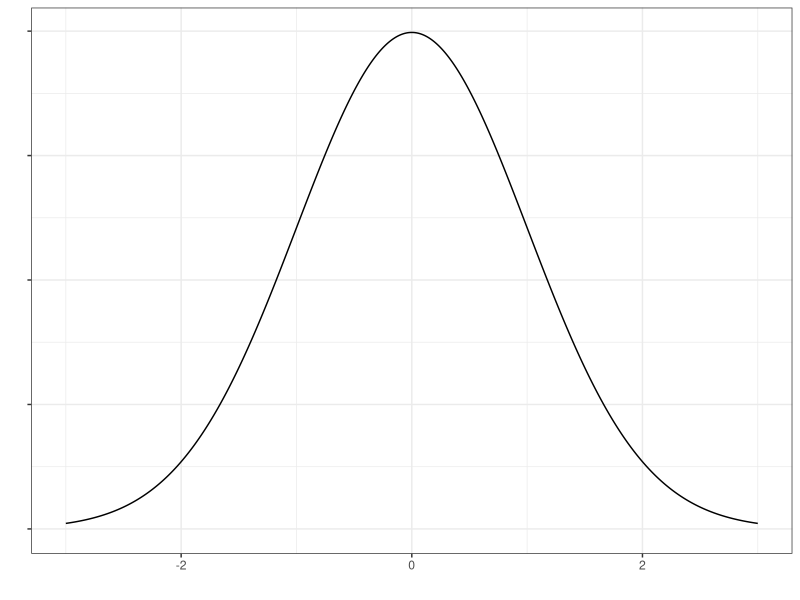
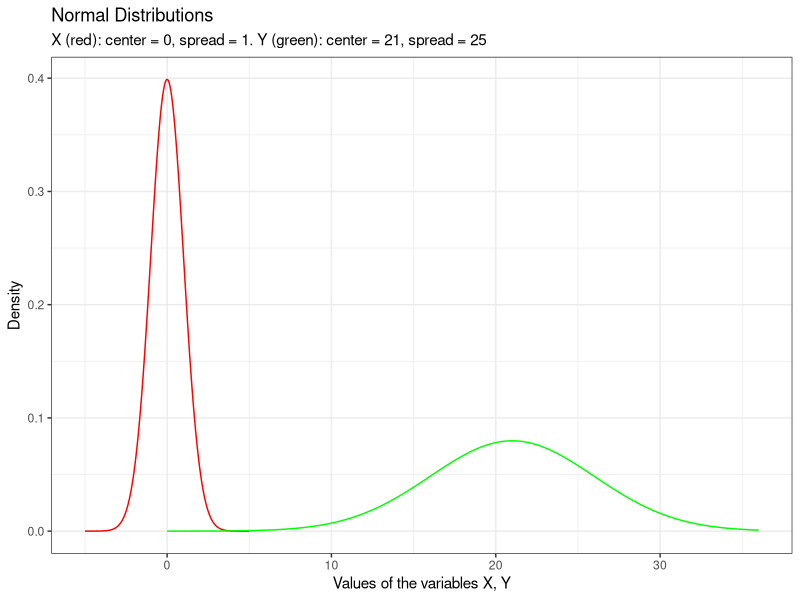
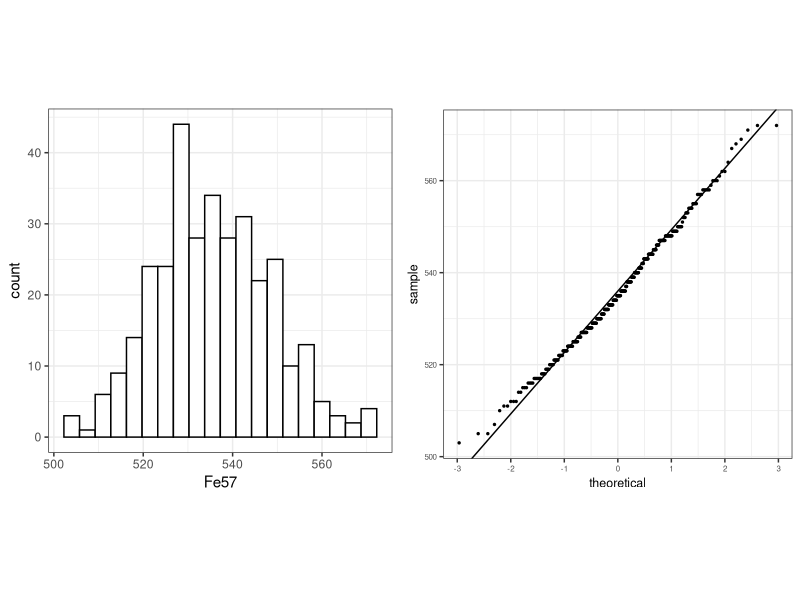
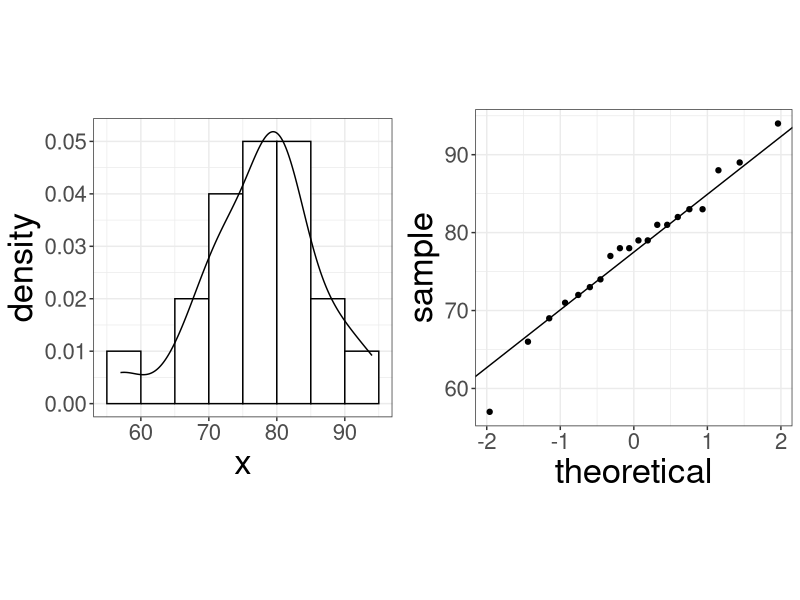
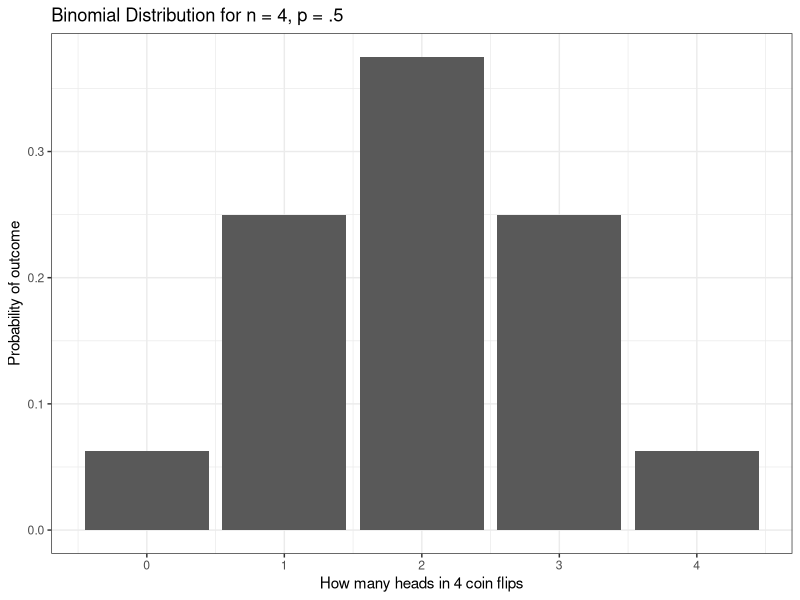
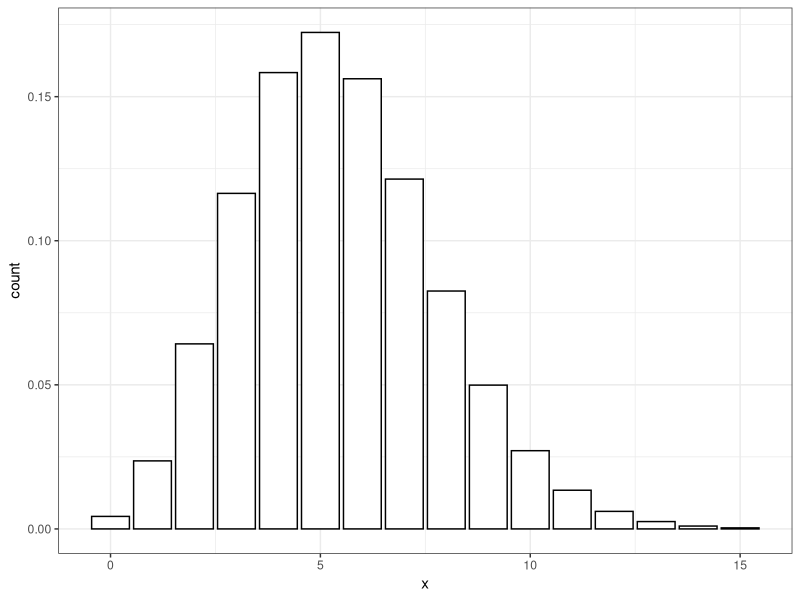

The R script that drew these images, in order:
## ---- chunk 1
knitr::opts_chunk$set(echo = FALSE, message = FALSE, warning = FALSE, fig.align = 'center', fig.width = 6, cache=T)
## ---- chunk 2
library(tidyverse)
## ---- chunk 3
ggfortify::ggdistribution(dnorm, seq(-3,3, .01), mean = 0, sd = 1) + theme_bw() + 
  theme(axis.text.y = element_blank())
## ---- chunk 4
x <- seq(-5,5, .01)
x2 <-  seq(0, 36, .1)
y <- dnorm(x)
y2 <- dnorm(x2, mean = 21, sd = 5)

ggplot() + 
  geom_line(data = NULL, aes(x = x, y = y), color = "red") + 
  geom_line(data = NULL, aes(x = x2, y = y2), color = "green") +
  theme_bw() + 
  labs(x = "Values of the variables X, Y", y = "Density", title = "Normal Distributions",
       subtitle = "X (red): center = 0, spread = 1. Y (green): center = 21, spread = 25")
## ---- chunk 5
glass <- read_csv("dat/glass_sample.csv")
dat <- filter(glass, mfr == "M2") %>% select(Fe57)
y     <- quantile(dat$Fe57, c(0.25, 0.75), type=5) # Find the 1st and 3rd quartiles
x     <- qnorm( c(0.25, 0.75))                 # Find the matching normal values on the x-axis
slope <- diff(y) / diff(x)                     # Compute the line slope
int   <- y[1] - slope * x[1]  
p1 <- ggplot(data = dat) + geom_histogram(aes(x = Fe57), binwidth = 3.5, fill = 'white', color = 'black') + theme_bw() + theme(aspect.ratio = 1)
p2 <- ggplot(data = dat, y = Fe57) +
  stat_qq(aes(sample = Fe57), size = .5) + 
  geom_abline(slope = slope, intercept = int) + 
  theme_bw() + theme(aspect.ratio = 1, text = element_text(size=rel(3)))
gridExtra::grid.arrange(p1, p2, nrow = 1)
## ---- chunk 6
dat <- data.frame(x = c(57, 66, 69, 71, 72, 73, 74, 77, 78, 78, 79, 79, 81, 81, 82, 83, 83, 88, 89, 94))

y     <- quantile(dat$x, c(0.25, 0.75), type=5) # Find the 1st and 3rd quartiles
x     <- qnorm( c(0.25, 0.75))                 # Find the matching normal values on the x-axis
slope <- diff(y) / diff(x)                     # Compute the line slope
int   <- y[1] - slope * x[1]  

p1 <- ggplot(data = dat) + 
  geom_histogram(aes(x = x, y = ..density..), binwidth = 5, fill = 'white', color = 'black', center= 2.5) + 
  geom_density(aes(x = x)) + 
  theme_bw() + theme(aspect.ratio = 1, text = element_text(size=rel(5)))
p2 <- ggplot(data = dat, y = x) +
  stat_qq(aes(sample = x)) + 
  geom_abline(slope = slope, intercept = int) + 
  theme_bw() + theme(aspect.ratio = 1, text = element_text(size=rel(5)))
gridExtra::grid.arrange(p1, p2, nrow = 1)
## ---- chunk 7
dat <- data.frame(expand.grid(one = c("H", "T"), two = c("H", "T"), three = c("H", "T"), four = c("H", "T")))
dat2 <- dat %>% mutate(isH = (one == "H") + (two == "H") + (three == "H") + (four == "H"), lab = paste0(one, two, three, four), color = ifelse(isH == 2, paste0(".red[", lab, "]"), lab)) 
knitr::kable(matrix(dat2$color, nrow = 4), col.names = NULL, format = 'html', caption = "All possible outcomes for flipping a coin 4 times")
## ---- chunk 8
dat <- data.frame(expand.grid(one = c("H", "T"), two = c("H", "T"), three = c("H", "T"), four = c("H", "T")))
dat2 <- dat %>% mutate(isH = (one == "H") + (two == "H") + (three == "H") + (four == "H"), lab = paste0(one, two, three, four), color = ifelse(isH == 2, paste0(".red[", lab, "]"), lab)) 
knitr::kable(matrix(dat2$color, nrow = 4), col.names = NULL, format = 'html')
## ---- chunk 9
x <- 0:4
y <- dbinom(x, 4, .5)
ggplot(data = NULL) + geom_bar(aes(x = x, weight = y)) + theme_bw()+ labs(x = "How many heads in 4 coin flips", y = "Probability of outcome", title="Binomial Distribution for n = 4, p = .5")
## ---- chunk 10
x <- 0:15
y <- dpois(x, lambda = 5.44)
ggplot() + 
  geom_bar(aes(x = x, weight = y), color = 'black', fill = 'white') +
  theme_bw()
